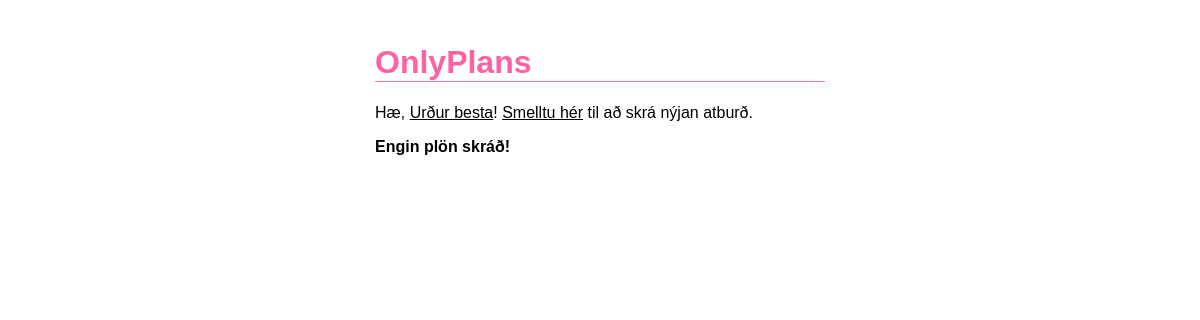
Page / (signed in) on the earlier database version.
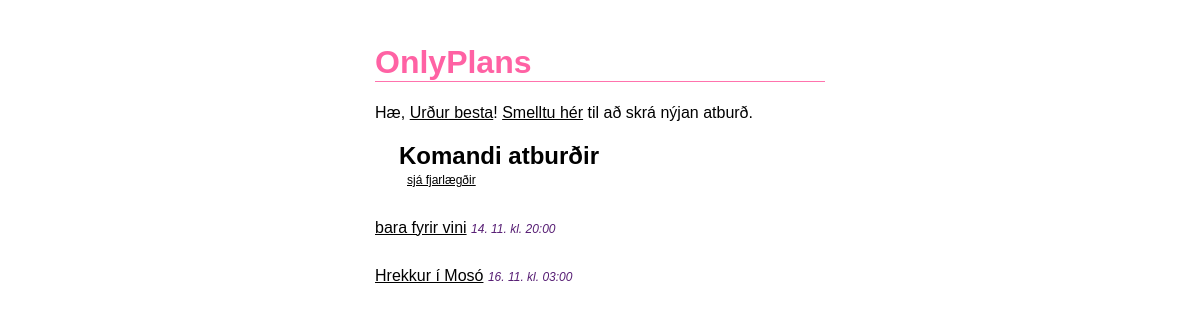
Same page on the later database version.
### onlyplans/models.py (models this page shows)
class OnlyPlan(models.Model):
    owner = models.CharField(max_length=150)
    title = models.CharField(max_length=280, verbose_name="Titill")
    location_latitude = models.CharField(max_length=20, default="", verbose_name="Breiddargráða")
    location_longitude = models.CharField(max_length=20, default="", verbose_name="Lengdargráða")
    reach = models.IntegerField(verbose_name="Umfang")
    when = models.DateTimeField(verbose_name="Tímasetning")
    duration = models.IntegerField(verbose_name="Hve lengi?")
    friendsonly = models.BooleanField(verbose_name="Bara fyrir vini", default=False)

### onlyplans/views.py (the view)
# urls.py: path('', views.index),
def index(request):
    var_from = datetime.now()
    var_to = var_from + timedelta(days=7)
    plans = OnlyPlan.objects.filter(when__range=[var_from, var_to]).order_by("when")
    excludes = []
    for plan in plans:
        event_owner_qs = User.objects.filter(username=plan.owner)
        if event_owner_qs:
            event_owner = event_owner_qs[0]
            can_see_event = False
            if not request.user.is_authenticated:
                can_see_event = False
            elif not plan.friendsonly:
                can_see_event = True
            elif Friend.objects.are_friends(request.user, event_owner):
                can_see_event = True
            elif event_owner == request.user:
                can_see_event = True
            if not can_see_event:
                excludes.append(plan.id)
    plans = plans.exclude(id__in=excludes)
    if request.user.is_authenticated:
        if request.user.get_full_name() != "":
            name = request.user.get_full_name()
        else:
            name = request.user.username
    else:
        name = ''
    context = { 'name': name, 'plans': plans }
    return render(request, "index.html", context)

### onlyplans/templates/index.html (shortened to what this page needs)
{% extends 'base.html' %}
    {% block content %}
        {% if user.is_authenticated %}
            <p>Hæ, <a href="accounts/{{ user.username }}">{{  name }}</a>! <a href="events">Smelltu hér</a> til að skrá nýjan atburð.</p>
        {% endif %}
            {% if plans|length > 0 %}
                <h2 class="nomargin">Komandi atburðir</h2>
                <p class="firstpara indent"><span id="distancebutton" class="functionbutton"><a href="#" onclick="seeDistances()">sjá fjarlægðir</a></span></p>
                <ul class="eventlist">
                {% for plan in plans %}
                    <li>
                        <a href="events/{{ plan.id }}">{{ plan.title }}</a>
                        <span class="distancebox hidden"><div>{{ plan.location_latitude }}</div><div>{{ plan.location_longitude }}</div></span><span class="datetag small-info">
                        {{ plan.when|date:'d. m. k\l. H:i' }}</span><span class="hidden">{{ plan.when|date:'Y-m-d\TH:i:s\Z' }}</span>
                    </li>
                {% endfor %}
            {% else %}
                <p><strong>Engin plön skráð!</strong></p>
            {% endif %}
    {% endblock %}

Differences in the rows shown:
added OnlyPlan: title "bara fyrir vini", when "14. 11. kl. 20:00"
added OnlyPlan: title "Hrekkur í Mosó", when "16. 11. kl. 03:00"
Other differences:
text no longer shown: "Engin plön skráð!"
text now shown: "Komandi atburðir sjá fjarlægðir"
